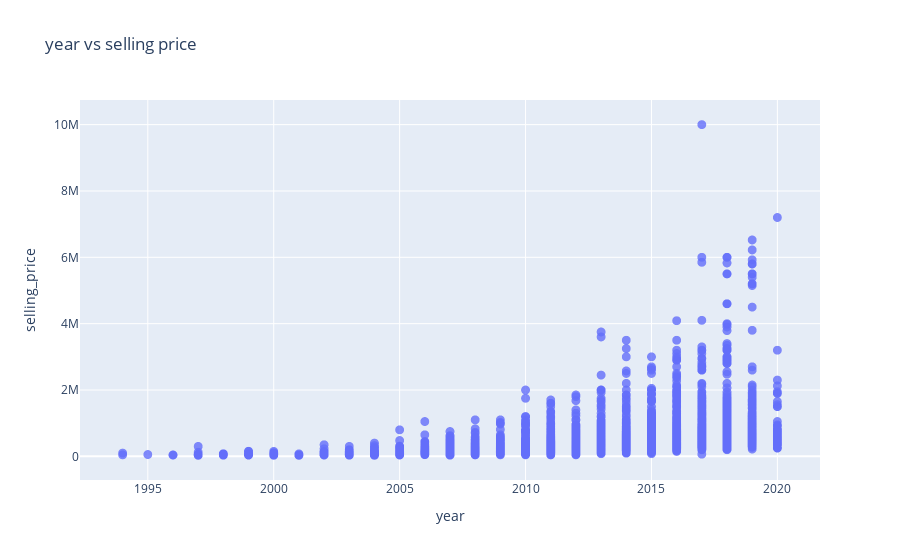

Source (notebook cell):
### Markdown cell above
plotting scatterplot to see how selling price vary with year

### Code cell
fig = px.scatter(df,
x='year',
y='selling_price',

opacity=0.8,

title='year vs selling price')
fig.update_traces(marker_size=9)
fig.show()

### Figure 1 — Plotly figure (JSON) as saved in the notebook; plotly's stock layout.template omitted (floating-point values rounded to 4 significant figures; data arrays with more than 128 entries replaced by an {"elided": "..."} marker saying what was removed)
{"data": [{"hovertemplate": "year=%{x}<br>selling_price=%{y}<extra></extra>", "legendgroup": "", "marker": {"color": "#636efa", "opacity": 0.8, "size": 9, "symbol": "circle"}, "mode": "markers", "name": "", "showlegend": false, "type": "scattergl", "x": {"elided": "6717 int values"}, "xaxis": "x", "y": {"elided": "6717 int values"}, "yaxis": "y"}], "layout": {"legend": {"tracegroupgap": 0}, "title": {"text": "year vs selling price"}, "xaxis": {"anchor": "y", "domain": [0, 1], "title": {"text": "year"}}, "yaxis": {"anchor": "x", "domain": [0, 1], "title": {"text": "selling_price"}}}}
